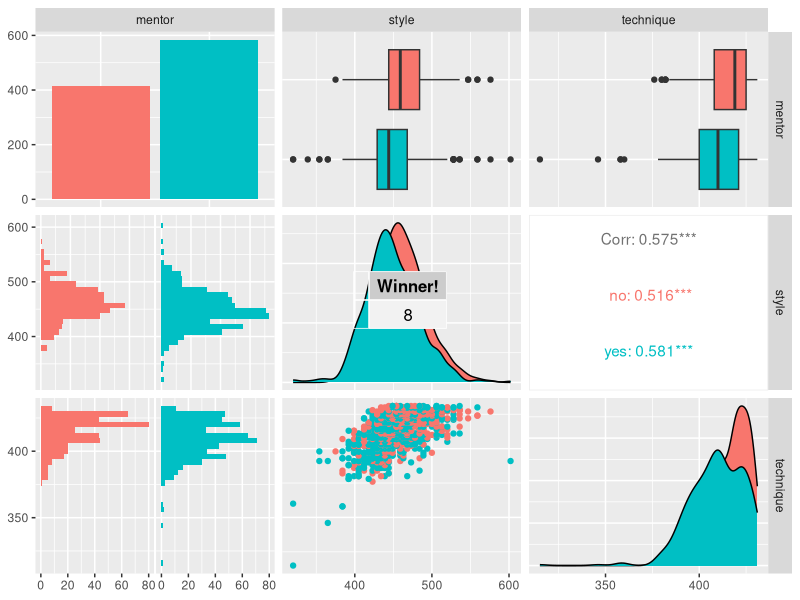

Reproduce this figure in R.
library(tidyverse)
library(readxl)


# Read in data
dataset <- read_csv('data/contestants.csv')
dataset



# 'dataset' holds the input data for this script



is_email <- function(x) {
  grepl("\\<[A-Z0-9._%+-]+@[A-Z0-9.-]+\\.[A-Z]{2,}\\>", as.character(x), ignore.case=TRUE)
}





# 1. Invalid emails

output <- dataset
output$is_valid_email <- is_email(output$email)


# 2. Missing values


library(mice)

imp <- mice(dataset, method = "mean", m = 1, maxit = 1)
complete_data <- complete(imp)


# 3. Pairplot 

library(GGally)
library(tidyverse)

dataset %>% 
  select(mentor, style, technique) %>% 
  ggpairs(mapping = aes(color = mentor))



# Bonus! Pick a winner

library(gridExtra)
library(tidyverse)

tibble('Winner!' = rdunif(1, 1, 10)) %>% 
  grid.table(rows = '') %>% 
  ttheme_default(base_size = 30)




